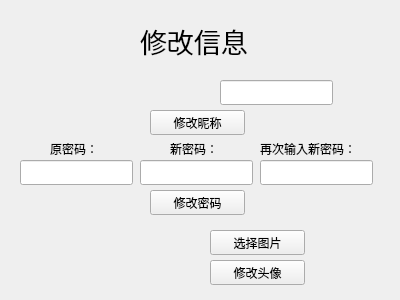
<?xml version="1.0" encoding="UTF-8"?>
<ui version="4.0">
 <class>ModifyWidget</class>
 <widget class="QWidget" name="ModifyWidget">
  <property name="geometry">
   <rect>
    <x>0</x>
    <y>0</y>
    <width>400</width>
    <height>300</height>
   </rect>
  </property>
  <property name="windowTitle">
   <string>Form</string>
  </property>
  <widget class="QLineEdit" name="modifynameEdit">
   <property name="geometry">
    <rect>
     <x>220</x>
     <y>80</y>
     <width>113</width>
     <height>25</height>
    </rect>
   </property>
  </widget>
  <widget class="QLineEdit" name="oldpwdEdit">
   <property name="geometry">
    <rect>
     <x>20</x>
     <y>160</y>
     <width>113</width>
     <height>25</height>
    </rect>
   </property>
  </widget>
  <widget class="QLineEdit" name="newpwdEdit">
   <property name="geometry">
    <rect>
     <x>140</x>
     <y>160</y>
     <width>113</width>
     <height>25</height>
    </rect>
   </property>
  </widget>
  <widget class="QLabel" name="pictureLabel">
   <property name="geometry">
    <rect>
     <x>110</x>
     <y>230</y>
     <width>64</width>
     <height>64</height>
    </rect>
   </property>
   <property name="text">
    <string/>
   </property>
  </widget>
  <widget class="QLabel" name="nameLabel">
   <property name="geometry">
    <rect>
     <x>30</x>
     <y>80</y>
     <width>191</width>
     <height>25</height>
    </rect>
   </property>
   <property name="text">
    <string/>
   </property>
   <property name="alignment">
    <set>Qt::AlignmentFlag::AlignRight|Qt::AlignmentFlag::AlignTrailing|Qt::AlignmentFlag::AlignVCenter</set>
   </property>
  </widget>
  <widget class="QLineEdit" name="againpwdEdit">
   <property name="geometry">
    <rect>
     <x>260</x>
     <y>160</y>
     <width>113</width>
     <height>25</height>
    </rect>
   </property>
  </widget>
  <widget class="QLabel" name="oldpwdLabel">
   <property name="geometry">
    <rect>
     <x>50</x>
     <y>140</y>
     <width>67</width>
     <height>17</height>
    </rect>
   </property>
   <property name="text">
    <string>原密码：</string>
   </property>
  </widget>
  <widget class="QLabel" name="newpwdLabel">
   <property name="geometry">
    <rect>
     <x>170</x>
     <y>140</y>
     <width>67</width>
     <height>17</height>
    </rect>
   </property>
   <property name="text">
    <string>新密码：</string>
   </property>
  </widget>
  <widget class="QLabel" name="againpwdLabel">
   <property name="geometry">
    <rect>
     <x>260</x>
     <y>140</y>
     <width>121</width>
     <height>17</height>
    </rect>
   </property>
   <property name="text">
    <string>再次输入新密码：</string>
   </property>
  </widget>
  <widget class="QPushButton" name="modifynameButton">
   <property name="geometry">
    <rect>
     <x>150</x>
     <y>110</y>
     <width>95</width>
     <height>25</height>
    </rect>
   </property>
   <property name="text">
    <string>修改昵称</string>
   </property>
  </widget>
  <widget class="QPushButton" name="modifypwdButton">
   <property name="geometry">
    <rect>
     <x>150</x>
     <y>190</y>
     <width>95</width>
     <height>25</height>
    </rect>
   </property>
   <property name="text">
    <string>修改密码</string>
   </property>
  </widget>
  <widget class="QPushButton" name="selectpictureButton">
   <property name="geometry">
    <rect>
     <x>210</x>
     <y>230</y>
     <width>95</width>
     <height>25</height>
    </rect>
   </property>
   <property name="text">
    <string>选择图片</string>
   </property>
  </widget>
  <widget class="QPushButton" name="modifypictureButton">
   <property name="geometry">
    <rect>
     <x>210</x>
     <y>260</y>
     <width>95</width>
     <height>25</height>
    </rect>
   </property>
   <property name="text">
    <string>修改头像</string>
   </property>
  </widget>
  <widget class="QLabel" name="modifyinfoLabel">
   <property name="geometry">
    <rect>
     <x>140</x>
     <y>20</y>
     <width>111</width>
     <height>41</height>
    </rect>
   </property>
   <property name="font">
    <font>
     <pointsize>20</pointsize>
    </font>
   </property>
   <property name="text">
    <string>修改信息</string>
   </property>
  </widget>
 </widget>
 <resources/>
 <connections/>
</ui>
